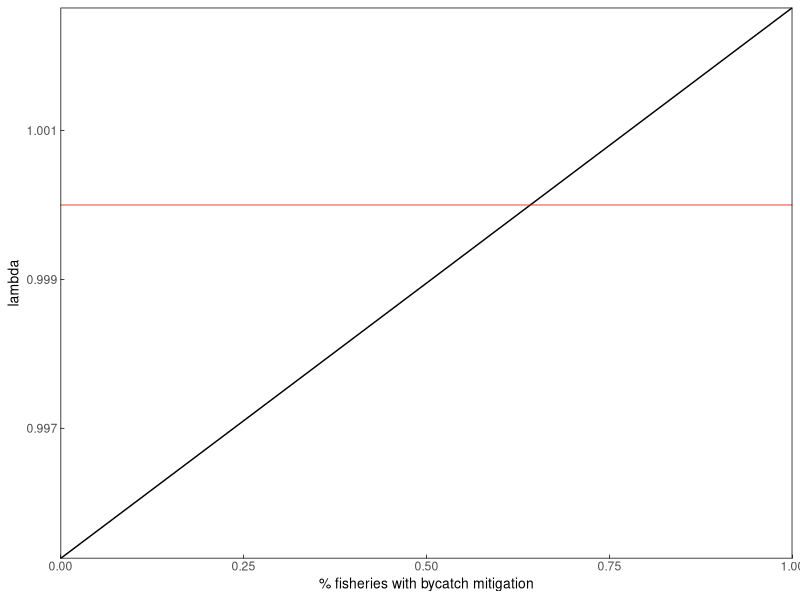
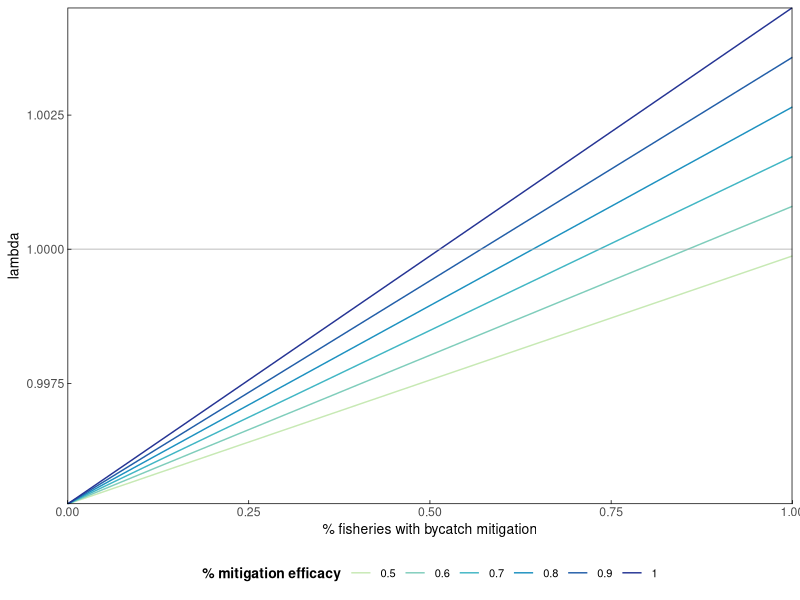

Generate these figures, in order, with R: (Note: a time limit stopped this script after it produced the figures.)
## ---- chunk 1
library(here)
library(tidyverse)
library(RColorBrewer)

#set up various plotting themes
themeo <-theme_classic()+
  theme(strip.background = element_blank(),
        panel.grid.major = element_line(colour = "transparent"), 
        panel.grid.minor = element_line(colour = "transparent"),
        axis.line = element_blank(),
        axis.title = element_text(color = "black", size = 10),
        axis.ticks.length=unit(-0.1, "cm"),
        axis.ticks = element_line(color = "black", size = .25),
        axis.ticks.x = element_line(color = "black"),
        axis.ticks.y = element_line(color = "black"),
        panel.border = element_rect(colour = "black", fill=NA, size=.5),
        panel.spacing = unit(1, "lines"),
        legend.position = "bottom",
        legend.title = element_text(colour = "black", size = 10, face = "bold"),
        legend.text = element_text(color = "black", size =8)) #default legend position
## ---- chunk 2
#survival rates - drawn from Weimerskirch 1998
s_c <- 0.64 #chick+ fledgling survival year 0-1
s_cc <- 0.7244736 #conditional chick survival (disregarding parental survival) *calculted from other VR, not directly from literature
s_j <- 0.85 #juvenile survival year 1-3
s_i <- 0.92 #immature survival year 3-7
s_s <- 0.94 #subadult survival year 7-10
s_a <- 0.94 #adult survival year 10+
#males show senescence but femailes don't, so not including it here, though perhaps I should since it impacts breeding success?

#fecundity building blocks
#breeding success - drawn from Weimerskirch 1998 &Rackete 2021
bs_a <- 0.76 #adult breeding success

#breeding probability (biennial breeders) - adult rate drawn from Rackete 2021, subadult downscaled slightly from that
bp_a <- 0.45 #adult breeding probablity (biennial breeding, most breeding by age 10)

c <- 0.5# # of female chicks per year

#fecundity 
#f_a <- bs_a*bp_a*c
f_a <- bp_a*c*s_cc
  
#add widowing
#assume 25% prob year1 -> 100% prob year 4?
#Sun et al 2022 - takes 4 years to reach next breeding attempt, breeding prob with new mate after widowhood = ~0.25 (fig5)

w <- 1-0.1^.25
w4 <- 1
## ---- chunk 3
#set up age-based matrix based on vital rates

#Age classes (years)  0-1        1-2    2-3    3-4    4-5    5-6    6-7    7-8   8-9    nw,          w1,            w2,             w3,             w4 
m <- matrix(data = c(0,          0,    0,      0,     0,     0,     0,     0,      0,   s_a^2*f_a,   s_a^2*f_a*w,   s_a^2*f_a*w,    s_a^2*f_a*w,    s_a^2*f_a*w4,   #0-1
                    s_j,         0,    0,      0,     0,     0,     0,     0,      0,   0,           0,             0,              0,              0,              #1-2
                    0,           s_j,  0,      0,     0,     0,     0,     0,      0,   0,           0,             0,              0,              0,              #2-3
                    0,           0,    s_j,    0,     0,     0,     0,     0,      0,   0,           0,             0,              0,              0,              #3-4
                    0,           0,    0,      s_i,   0,     0,     0,     0,      0,   0,           0,             0,              0,              0,              #4-5
                    0,           0,    0,      0,     s_i,   0,     0,     0,      0,   0,           0,             0,              0,              0,              #5-6
                    0,           0,    0,      0,     0,     s_i,   0,     0,      0,   0,           0,             0,              0,              0,              #6-7
                    0,           0,    0,      0,     0,     0,     s_i,   0,      0,   0,           0,             0,              0,              0,              #7-8
                    0,           0,    0,      0,     0,     0,     0,     s_s,    0,   0,           0,             0,              0,              0,              #8-9
                    0,           0,    0,      0,     0,     0,     0,     0,      s_s, s_a^2,       s_a^2*w,       s_a^2*w,        s_a^2*w,        s_a^2*w4,       #nw
                    0,           0,    0,      0,     0,     0,     0,     0,      0,   s_a*(1-s_a), s_a*(1-s_a)*w, s_a*(1-s_a)*w,  s_a*(1-s_a)*w,  s_a*(1-s_a)*w4, #w1
                    0,           0,    0,      0,     0,     0,     0,     0,      0,   0,           s_a*(1-w),     0,              0,              0,              #w2 
                    0,           0,    0,      0,     0,     0,     0,     0,      0,   0,           0,             s_a*(1-w),      0,              0,              #w3 
                    0,           0,    0,      0,     0,     0,     0,     0,      0,   0,           0,             0,              s_a*(1-w),      0),             #w4 
                   nrow = 14, byrow = TRUE) 
m
## ---- chunk 4
#deterministic growth rate (lambda)
#extract eigenvalues and lambda from the matrix 
m_eig <- eigen(m)
lambda <- as.numeric(m_eig$values[1])
lambda # this matches the ideal population growth rate in the table

#Stable state distribution
#extract and scale the right eigenvector 
SSD <- round(as.numeric(m_eig$vectors[,1]/sum(m_eig$vectors[,1])),3)
SSD

#extract reproductive values
RV <- as.numeric(eigen(t(m))$vectors[,1]/eigen(t(m))$vectors[1,1])
RV
## ---- chunk 5
MI_SDD <- sum(SSD[10:14]) #proportion mature individuals
JI_SDD <- sum(SSD[1:9]) #proportion juvenile/immature/subadult

#total fledged population from MI estimates: 
#from iucn redlist:https://www.iucnredlist.org/species/22698305/132640680#population
# In 1998, the total annual breeding population was estimated at 8,500 pairs, equivalent to c. 28,000 mature individuals (Gales 1998). However, current estimates are 1,553 pairs on South Georgia (Georgias del Sur) (Poncet et al. 2006), 1,800 pairs on Prince Edward Island (2008, Ryan et al. 2009), c. 1,900 pairs on Marion Island (2013, ACAP 2009), c. 340 pairs on Iles Crozet (CNRS Chinzè Monitoring Database 2010), c. 354 pairs in Iles Kerguelen (CNRS Chinzè Monitoring Database 2011), and 4 pairs on Macquarie Island (DPIWPE 2010, unpublished data), making a total of c. 6,000 annual breeding pairs. Using the same ratio as Gales (1998) for estimating the number of mature individuals, this would equate to approximately 20,100 mature individuals.

br_mi_rate <- 20100/6000

#South georgia mature individuals from reported breeding pairs
SG_MI <- 1553*br_mi_rate

#get total pop of fledged birds from MI  numbers and stable state distribution
#MI= MI_SDD*total pop
#total pop = MI/MI_SDD
SG_pop <- SG_MI/MI_SDD

#check against juvenile pop and SDD
juv_pop <- SG_pop-SG_MI #calc juv pop
juv_pop/SG_pop # prop to full fledged pop
JI_SDD #compare to SDD
## ---- chunk 6
BPUE_1000 <- ((0.5460*0.0108)+(0.3276*(0.0066))+(0.4169*0.1111)+(0.0120*0)+(0.2690*0.044)+(0.01060*0.044))/6 
                                    # #bycatch rate per 1000 hooks for South Atlantic (all south atlantic studies averaged) (Klaer 2012, table 2.5) #0.01111316
#BPUE_1000 <- 0.0308*0.105 #bycatch rate per 1000 hooks for South Atlantic (below 25S) (Klaer 2012, table 2.5) #0.003234
hooks <- 6710000 #average annual number of hooks in South West Atlantic from 1999-2009(Jimenez et al 2016, table 1)
#overlap <- 1466368 #average annual number of hooks in South West Atlantic from 1999-2009 that birds are exposed to (Jimenez et al 2016, table 1)
BPUE_1 <- BPUE_1000/1000 #convert to per 1 hook rate

bycatch_mortality <- BPUE_1*hooks #multiply by average annual hooks

per_cap_bycatch_mortality <- bycatch_mortality/SG_pop
## ---- chunk 7
#surv = natural mortality - fishing mortality
#surv - fishing mortality = natural mortality

#fishing mortality = per capita calculation above
fm <- per_cap_bycatch_mortality

#natural mortality
nm_j <- (1-s_j)-fm
nm_i <- (1-s_i)-fm
nm_s <- (1-s_s)-fm
nm_a <- (1-s_a)-fm
## ---- chunk 8
#bycatch mortality rates
# ~25 - 35% of mortality has been attributed to bycatch (Cleeland et al 2021), 
# so I calculated the baseline mortality and divided by 4 (testing 33% now - /3)
# m_j <- (1-s_j)/3
# m_i <- (1-s_i)/3
# m_s <- (1-s_s)/3
# m_a <- (1-s_a)/3

mitigation_eff <- 0.8
## ---- chunk 9
bycatch_reductions <- data.frame(reduction = seq(0, 1, by =0.01), lambda = NA)

for(i in 1:nrow(bycatch_reductions)){
  # 
  # n_s_j <- 1-((m_j*(1-(mitigation_eff*bycatch_reductions$reduction[i])))+(m_j*2))
  # n_s_i <- 1-((m_i*(1-(mitigation_eff*bycatch_reductions$reduction[i])))+(m_i*2))
  # n_s_s <- 1-((m_s*(1-(mitigation_eff*bycatch_reductions$reduction[i])))+(m_s*2))
  # n_s_a <- 1-((m_a*(1-(mitigation_eff*bycatch_reductions$reduction[i])))+(m_s*2))


  n_s_j <- 1-((fm*(1-(mitigation_eff*bycatch_reductions$reduction[i])))+(nm_j))
  n_s_i <- 1-((fm*(1-(mitigation_eff*bycatch_reductions$reduction[i])))+(nm_i))
  n_s_s <- 1-((fm*(1-(mitigation_eff*bycatch_reductions$reduction[i])))+(nm_s))
  n_s_a <- 1-((fm*(1-(mitigation_eff*bycatch_reductions$reduction[i])))+(nm_s))

  
#Age classes (years)   0-1     1-2     2-3     3-4     4-5    5-6    6-7    7-8   8-9      nw,              w1,                w2,                w3,                w4 
n_m <- matrix(data = c(0,      0,      0,      0,      0,     0,     0,     0,      0,     n_s_a^2*f_a,     n_s_a^2*f_a*w,     n_s_a^2*f_a*w,     n_s_a^2*f_a*w,     n_s_a^2*f_a*w4,      #0-1
                       n_s_j,  0,      0,      0,      0,     0,     0,     0,      0,     0,               0,                 0,                 0,                 0,                   #1-2
                       0,      n_s_j,  0,      0,      0,     0,     0,     0,      0,     0,               0,                 0,                 0,                 0,                   #2-3
                       0,      0,      n_s_j,  0,      0,     0,     0,     0,      0,     0,               0,                 0,                 0,                 0,                   #3-4
                       0,      0,      0,      n_s_i,  0,     0,     0,     0,      0,     0,               0,                 0,                 0,                 0,                   #4-5
                       0,      0,      0,      0,      n_s_i, 0,     0,     0,      0,     0,               0,                 0,                 0,                 0,                   #5-6
                       0,      0,      0,      0,      0,     n_s_i, 0,     0,      0,     0,               0,                 0,                 0,                 0,                   #6-7
                       0,      0,      0,      0,      0,     0,     n_s_i, 0,      0,     0,               0,                 0,                 0,                 0,                   #7-8
                       0,      0,      0,      0,      0,     0,     0,     n_s_s,  0,     0,               0,                 0,                 0,                 0,                   #8-9
                       0,      0,      0,      0,      0,     0,     0,     0,      n_s_s, n_s_a^2,         n_s_a^2*w,         n_s_a^2*w,         n_s_a^2*w,         n_s_a^2*w4,          #nw
                       0,      0,      0,      0,      0,     0,     0,     0,      0,     n_s_a*(1-n_s_a), n_s_a*(1-n_s_a)*w, n_s_a*(1-n_s_a)*w, n_s_a*(1-n_s_a)*w, n_s_a*(1-n_s_a)*w4,  #w1
                       0,      0,      0,      0,      0,     0,     0,     0,      0,     0,               n_s_a*(1-w),       0,                 0,                 0,                   #w2 
                       0,      0,      0,      0,      0,     0,     0,     0,      0,     0,               0,                 n_s_a*(1-w),       0,                 0,                   #w3 
                       0,      0,      0,      0,      0,     0,     0,     0,      0,     0,               0,                 0,                 n_s_a*(1-w),       0),                  #w4 
                    nrow = 14, byrow = TRUE) 
n_m
  
  #extract eigenvalues and lambda from the matrix 
  n_m_eig <- eigen(n_m)
  lambda_n <- as.numeric(n_m_eig$values[1])
  bycatch_reductions$lambda[i] <- lambda_n 

}
## ---- chunk 10
ggplot(bycatch_reductions)+
  geom_line(aes(x=reduction, y=as.numeric(lambda)))+
  geom_hline(aes(yintercept = 1), color = "red", alpha =0.5)+ 
  # geom_vline(aes(xintercept = 0.66), color = "red", alpha =0.5)+ #illegal vs legal fisheries transition
  # geom_vline(aes(xintercept = 0.33), color = "red", alpha =0.5)+ #illegal vs legal fisheries transition
  labs(x="% fisheries with bycatch mitigation", y="lambda")+
  themeo+
  coord_cartesian(expand=FALSE)
## ---- chunk 11
bycatch_reductions2 <- seq(0, 1, by =0.01)
mitigation_eff_range <- seq(0.5,1, by  = 0.1)
output <- matrix(nrow = length(bycatch_reductions2), ncol = length(mitigation_eff_range)) %>% as.data.frame() 

for(k in 1:length(mitigation_eff_range)){
  mit_eff <- mitigation_eff_range[k]
  
  for(i in 1:length(bycatch_reductions2)){
  
  # n_s_j <- 1-((m_j*(1-(mit_eff*bycatch_reductions2[i])))+(m_j*2))
  # n_s_i <- 1-((m_i*(1-(mit_eff*bycatch_reductions2[i])))+(m_i*2))
  # n_s_s <- 1-((m_s*(1-(mit_eff*bycatch_reductions2[i])))+(m_s*2))
  # n_s_a <- 1-((m_a*(1-(mit_eff*bycatch_reductions2[i])))+(m_s*2))
  # 
  
  n_s_j <- 1-((fm*(1-(mit_eff*bycatch_reductions$reduction[i])))+(nm_j))
  n_s_i <- 1-((fm*(1-(mit_eff*bycatch_reductions$reduction[i])))+(nm_i))
  n_s_s <- 1-((fm*(1-(mit_eff*bycatch_reductions$reduction[i])))+(nm_s))
  n_s_a <- 1-((fm*(1-(mit_eff*bycatch_reductions$reduction[i])))+(nm_s))
  
  
 #Age classes (years)   0-1     1-2     2-3     3-4     4-5    5-6    6-7    7-8   8-9      nw,              w1,                w2,                w3,                w4 
n_m <- matrix(data = c(0,      0,      0,      0,      0,     0,     0,     0,      0,     n_s_a^2*f_a,     n_s_a^2*f_a*w,     n_s_a^2*f_a*w,     n_s_a^2*f_a*w,     n_s_a^2*f_a*w4,      #0-1
                       n_s_j,  0,      0,      0,      0,     0,     0,     0,      0,     0,               0,                 0,                 0,                 0,                   #1-2
                       0,      n_s_j,  0,      0,      0,     0,     0,     0,      0,     0,               0,                 0,                 0,                 0,                   #2-3
                       0,      0,      n_s_j,  0,      0,     0,     0,     0,      0,     0,               0,                 0,                 0,                 0,                   #3-4
                       0,      0,      0,      n_s_i,  0,     0,     0,     0,      0,     0,               0,                 0,                 0,                 0,                   #4-5
                       0,      0,      0,      0,      n_s_i, 0,     0,     0,      0,     0,               0,                 0,                 0,                 0,                   #5-6
                       0,      0,      0,      0,      0,     n_s_i, 0,     0,      0,     0,               0,                 0,                 0,                 0,                   #6-7
                       0,      0,      0,      0,      0,     0,     n_s_i, 0,      0,     0,               0,                 0,                 0,                 0,                   #7-8
                       0,      0,      0,      0,      0,     0,     0,     n_s_s,  0,     0,               0,                 0,                 0,                 0,                   #8-9
                       0,      0,      0,      0,      0,     0,     0,     0,      n_s_s, n_s_a^2,         n_s_a^2*w,         n_s_a^2*w,         n_s_a^2*w,         n_s_a^2*w4,          #nw
                       0,      0,      0,      0,      0,     0,     0,     0,      0,     n_s_a*(1-n_s_a), n_s_a*(1-n_s_a)*w, n_s_a*(1-n_s_a)*w, n_s_a*(1-n_s_a)*w, n_s_a*(1-n_s_a)*w4,  #w1
                       0,      0,      0,      0,      0,     0,     0,     0,      0,     0,               n_s_a*(1-w),       0,                 0,                 0,                   #w2 
                       0,      0,      0,      0,      0,     0,     0,     0,      0,     0,               0,                 n_s_a*(1-w),       0,                 0,                   #w3 
                       0,      0,      0,      0,      0,     0,     0,     0,      0,     0,               0,                 0,                 n_s_a*(1-w),       0),                  #w4 
                    nrow = 14, byrow = TRUE) 
n_m
  
  #extract eigenvalues and lambda from the matrix 
  n_m_eig <- eigen(n_m)
  lambda_n <- as.numeric(n_m_eig$values[1])
  output[i,k] <- lambda_n # this matches the ideal population growth rate in the table

}
}

## ---- chunk 12
oldnames = c("V1","V2","V3","V4" ,"V5", "V6")
newnames = c("0.5", "0.6", "0.7", "0.8", "0.9", "1")

output<- output %>%
  rename_with(~ newnames[which(oldnames == .x)], .cols = oldnames)

output$bycatch_reductions <- bycatch_reductions2

output_l <- output %>% 
  pivot_longer(cols = !bycatch_reductions,names_to = "mit_eff", values_to = "lambda")

output_l$mit_eff <- as.numeric(output_l$mit_eff)
## ---- chunk 13
ggplot(output_l)+
  geom_line(aes(x=bycatch_reductions, y=lambda, group = factor(mit_eff), color = factor(mit_eff)))+
  geom_hline(aes(yintercept = 1), color = "darkgrey", alpha =0.5)+ 
  # geom_vline(aes(xintercept = 0.66), color = "red", alpha =0.5)+ #illegal vs legal fisheries transition
  # geom_vline(aes(xintercept = 0.33), color = "red", alpha =0.5)+ #illegal vs legal fisheries transition
  labs(x="% fisheries with bycatch mitigation", y="lambda", color = "% mitigation efficacy")+
  themeo+
  guides(colour = guide_legend(nrow = 1))+
  coord_cartesian(expand=FALSE)+
  scale_color_manual(values=c("#c7e9b4", "#7fcdbb", "#41b6c4", "#1d91c0", "#225ea8", "#253494"))
## ---- chunk 14
#set mean, CI for each vital rate, use these to pull VR rates within beta distribution
#s_c2
s_c2mean <-0.64
s_c2upper_CI <- 0.65
s_c2lower_CI <- 0.63
  
s_c2SE <- (s_c2upper_CI - s_c2lower_CI) / 3.92

s_c2var <- s_c2SE^2

s_c2alpha = s_c2mean * ((1 - s_c2mean) / s_c2var - 1 / s_c2mean)
s_c2beta = (1 - s_c2mean) * ((1 -s_c2mean) /s_c2var - 1 / (1 - s_c2mean))

#s_cc2
s_cc2mean <-0.7244736
s_cc2upper_CI <- 0.73
s_cc2lower_CI <- 0.72
  
s_cc2SE <- (s_cc2upper_CI - s_cc2lower_CI) / 3.92

s_cc2var <- s_cc2SE^2

s_cc2alpha = s_cc2mean * ((1 - s_cc2mean) / s_cc2var - 1 / s_cc2mean)
s_cc2beta = (1 - s_cc2mean) * ((1 -s_cc2mean) /s_cc2var - 1 / (1 - s_cc2mean))

#s_j2
#s_j2mean <-0.825
s_j2mean <-0.85
s_j2upper_CI <- 0.85
# s_j2upper_CI <- 0.89
s_j2lower_CI <- 0.8
  
s_j2SE <- (s_j2upper_CI - s_j2lower_CI) / 3.92

s_j2var <- s_j2SE^2

s_j2alpha = s_j2mean * ((1 - s_j2mean) / s_j2var - 1 / s_j2mean)
s_j2beta = (1 - s_j2mean) * ((1 -s_j2mean) /s_j2var - 1 / (1 - s_j2mean))

# s_i2
 #s_i2mean <-0.925
 s_i2mean <-0.92
 s_i2upper_CI <- 0.94
 s_i2lower_CI <- 0.91
  
 s_i2SE <- ( s_i2upper_CI -  s_i2lower_CI) / 3.92

 s_i2var <-  s_i2SE^2

 s_i2alpha =  s_i2mean * ((1 -  s_i2mean) /  s_i2var - 1 /  s_i2mean)
 s_i2beta = (1 -  s_i2mean) * ((1 - s_i2mean) / s_i2var - 1 / (1 -  s_i2mean))
 
# s_s2
 #s_s2mean <-0.944
 s_s2mean <-0.94
 s_s2upper_CI <- 0.95
 s_s2lower_CI <- 0.94
  
 s_s2SE <- ( s_s2upper_CI -  s_s2lower_CI) / 3.92

 s_s2var <-  s_s2SE^2

 s_s2alpha =  s_s2mean * ((1 -  s_s2mean) /  s_s2var - 1 /  s_s2mean)
 s_s2beta = (1 -  s_s2mean) * ((1 - s_s2mean) / s_s2var - 1 / (1 -  s_s2mean))
 
 # s_a2
 #s_a2mean <-0.945
  s_a2mean <-0.94
 s_a2upper_CI <- 0.95
 s_a2lower_CI <- 0.94
  
 s_a2SE <- ( s_a2upper_CI -  s_a2lower_CI) / 3.92

 s_a2var <-  s_a2SE^2

 s_a2alpha =  s_a2mean * ((1 -  s_a2mean) /  s_a2var - 1 /  s_a2mean)
 s_a2beta = (1 -  s_a2mean) * ((1 - s_a2mean) / s_a2var - 1 / (1 -  s_a2mean))

 
  # bs_a2
 bs_a2mean <-0.76
 bs_a2upper_CI <- 0.8
 bs_a2lower_CI <- 0.68
  
 bs_a2SE <- ( bs_a2upper_CI -  bs_a2lower_CI) / 3.92

 bs_a2var <-  bs_a2SE^2

 bs_a2alpha =  bs_a2mean * ((1 -  bs_a2mean) /  bs_a2var - 1 /  bs_a2mean)
 bs_a2beta = (1 -  bs_a2mean) * ((1 - bs_a2mean) / bs_a2var - 1 / (1 -  bs_a2mean))
 
 
   # bp_a2
 bp_a2mean <-0.45
 bp_a2upper_CI <- 0.7
 bp_a2lower_CI <- 0.4
  
 bp_a2SE <- ( bp_a2upper_CI -  bp_a2lower_CI) / 3.92

 bp_a2var <-  bp_a2SE^2

 bp_a2alpha =  bp_a2mean * ((1 -  bp_a2mean) /  bp_a2var - 1 /  bp_a2mean)
 bp_a2beta = (1 -  bp_a2mean) * ((1 - bp_a2mean) / bp_a2var - 1 / (1 -  bp_a2mean))
 
 #fm2
 
# BPUE_1000 <- ((0.5460*0.0108)+(0.3276*0.0066)+(0.4169*0.1111)+(0.0120*0)+(0.2690*0.044)+(0.01060*0.044))/6 
# hooks <- 6710000 #average annual number of hooks in South West Atlantic from 1999-2009(Jimenez et al 2016, table 1)
# BPUE_1 <- BPUE_1000/1000 #convert to per 1 hook rate
# bycatch_mortality <- BPUE_1*hooks #multiply by average annual hooks
# per_cap_bycatch_mortality <- bycatch_mortality/SG_pop


fm2_mean <- fm
fm2_upperCI <- (((0.4169*0.1111)/1000)*hooks)/SG_pop
fm2_lowerCI <- (((0.01060*0.044)/1000)*hooks)/SG_pop

fm2_SE <- ( fm2_upperCI -  fm2_lowerCI) / 3.92

fm2_var <-  fm2_SE^2

 fm2_alpha =  fm2_mean * ((1 -  fm2_mean) /  fm2_var - 1 /  fm2_mean)
 fm2_beta = (1 -  fm2_mean) * ((1 - fm2_mean) / fm2_var - 1 / (1 -  fm2_mean))

## ---- chunk 15
 s_c2_rv <-  rbeta(n = 1000, shape1 = s_c2alpha, shape2 = s_c2beta) #chick+ fledgling survival year 0-1 - 0.64 
    p_s_c2<- ggplot(as.data.frame(s_c2_rv))+geom_histogram(aes(x=s_c2_rv))+geom_vline(data = as.data.frame(s_c), aes(xintercept = s_c), color = "red")+theme_bw()
      
 s_cc2_rv <- rbeta(n = 1000, shape1 = s_cc2alpha, shape2 = s_cc2beta) # conditional chick+ fledgling survival year 0-1 - 0.73
    p_s_cc2 <- ggplot(as.data.frame(s_cc2_rv))+geom_histogram(aes(x=s_cc2_rv))+geom_vline(data = as.data.frame(s_cc), aes(xintercept = s_cc), color = "red")+theme_bw()
   
 s_j2_rv <-  rbeta(n = 1000, shape1 = s_j2alpha, shape2 = s_j2beta)#juvenile survival year 1-3 -  0.8 
     p_s_j2 <- ggplot(as.data.frame(s_j2_rv))+geom_histogram(aes(x=s_j2_rv))+geom_vline(data = as.data.frame(s_j), aes(xintercept = s_j), color = "red")+theme_bw()
      
 s_i2_rv <-  rbeta(n = 1000, shape1 = s_i2alpha, shape2 = s_i2beta) #immature survival year 3-7 -  0.92
     p_s_i2 <- ggplot(as.data.frame(s_i2_rv))+geom_histogram(aes(x=s_i2_rv))+geom_vline(data = as.data.frame(s_i), aes(xintercept = s_i), color = "red")+theme_bw()
     
 s_s2_rv <-  rbeta(n = 1000, shape1 = s_s2alpha, shape2 = s_s2beta) #subadult survival year 7-10 - 0.94
     p_s_s2 <- ggplot(as.data.frame(s_s2_rv))+geom_histogram(aes(x=s_s2_rv))+geom_vline(data = as.data.frame(s_s), aes(xintercept = s_s), color = "red")+theme_bw()
     
 s_a2_rv <-  rbeta(n = 1000, shape1 = s_a2alpha, shape2 = s_a2beta) #adult survival year 10+ - 0.94
     p_s_a2 <- ggplot(as.data.frame(s_a2_rv))+geom_histogram(aes(x=s_a2_rv))+geom_vline(data = as.data.frame(s_a), aes(xintercept = s_a), color = "red")+theme_bw()
    
 bs_a2_rv <- rbeta(n = 1000, shape1 = bs_a2alpha, shape2 = bs_a2beta) #adult breeding success - 0.8 
    p_bs_a2 <- ggplot(as.data.frame(bs_a2_rv))+geom_histogram(aes(x=bs_a2_rv))+geom_vline(data = as.data.frame(bs_a), aes(xintercept = bs_a), color = "red")+theme_bw()
       
bp_a2_rv <-  rbeta(n = 1000, shape1 = bp_a2alpha, shape2 = bp_a2beta)  #adult breeding probablity (biennial breeding, most breeding by age 10) - 0.45
    p_bp_a2 <- ggplot(as.data.frame(bp_a2_rv))+geom_histogram(aes(x=bp_a2_rv))+geom_vline(data = as.data.frame(bp_a), aes(xintercept = bp_a), color = "red")+theme_bw()
    
   fm2_rv <-  rbeta(n = 1000, shape1 = fm2_alpha, shape2 = fm2_beta)  #adult breeding probablity (biennial breeding, most breeding by age 10) - 0.45
    p_fm2 <- ggplot(as.data.frame(fm2_rv))+geom_histogram(aes(x=fm2_rv))+geom_vline(data = as.data.frame(bp_a), aes(xintercept = fm), color = "red")+theme_bw()
## ---- chunk 16
full_output <- vector("list", 6)
bycatch_reductions2 <- seq(0, 1, by =0.01)
mitigation_eff_range <- seq(0.5,1, by  = 0.1)
sims = 1:1000

set.seed(123)

for(k in 1:length(mitigation_eff_range)){
  mit_eff <- mitigation_eff_range[k]
  
  output2 <- matrix(nrow = length(bycatch_reductions2), ncol = length(sims)) %>% as.data.frame() 
  
for(j in 1:length(sims)){
    
  set.seed(j)
  
    s_c2 <-    rbeta(n = 1, shape1 = s_c2alpha, shape2 = s_c2beta) #chick+ fledgling survival year 0-1 - 0.64 
    s_cc2 <-  rbeta(n = 1, shape1 = s_cc2alpha, shape2 = s_cc2beta) # conditional chick+ fledgling survival year 0-1 - 0.64 
    s_j2 <- rbeta(n = 1, shape1 = s_j2alpha, shape2 = s_j2beta)#juvenile survival year 1-3 -  0.8 
    s_i2 <-  rbeta(n = 1, shape1 = s_i2alpha, shape2 = s_i2beta) #immature survival year 3-7 -  0.92
    s_s2 <- rbeta(n = 1, shape1 = s_s2alpha, shape2 = s_s2beta) #subadult survival year 7-10 - 0.94
    s_a2 <-  rbeta(n = 1, shape1 = s_a2alpha, shape2 = s_a2beta) #adult survival year 10+ - 0.94
    bs_a2 <-  rbeta(n = 1, shape1 = bs_a2alpha, shape2 = bs_a2beta) #adult breeding success - 0.8 
    bp_a2 <-  rbeta(n = 1, shape1 = bp_a2alpha, shape2 = bp_a2beta)  #adult breeding probablity (biennial breeding, most breeding by age 10) - 0.45
    c2 <- 0.5# # of female chicks per year
    f_a2 <- bp_a*c2*s_cc2 #fecundity
  
    # not sure why i decided to do this so removing it for now, and reverting matrix to old widowing rates (w and w4)
    # w2 <- sample(seq(0.4,0.5, by =0.01), size=1, replace = TRUE) 
    # w42 <- 1
    
  #  which1 <- as.numeric(sample(c(3,4), size=1, replace = TRUE))  #select whether to partition mortality into 3 sections (33% = bycatch) or 4 (25%=bycatch)
    # m_j2 <- (1-s_j2)/which1 # divide total moratlity by 3 or 4 to get bycatch mortality
    # o_m_j2 <- m_j2*(which1-1) #multiply bycatch by 1-(3 or 4) to get non-bycatch mortality
    # 
    # which2 <- as.numeric(sample(c(3,4), size=1, replace = TRUE))
    # m_i2 <- (1-s_i2)/which2
    # o_m_i2 <- m_i2*(which2-1)
    # 
    # which3 <- as.numeric(sample(c(3,4), size=1, replace = TRUE))
    # m_s2 <- (1-s_s2)/which3
    # o_m_s2 <- m_s2*(which3-1)
    # 
    # which4 <- as.numeric(sample(c(3,4), size=1, replace = TRUE))
    # m_a2 <- (1-s_a2)/which4
    # o_m_a2 <- m_a2*(which4-1)
    
    #fishing mortality = per capita calculation above
   # fm2 <- fm #set bycatch mortality
    fm2 <-  rbeta(n = 1, shape1 = fm2_alpha, shape2 = fm2_beta)  #variable bycatch mortality
    
    #natural mortality
    nm_j2 <- (1-s_j2)-fm2
    nm_i2 <- (1-s_i2)-fm2
    nm_s2 <- (1-s_s2)-fm2
    nm_a2 <- (1-s_a2)-fm2

    
for(i in 1:length(bycatch_reductions2)){
  
  #calculate new survival rates = 1-(bycatch mortality*(1-efficacy of intervention action * proportion of fishery implementing intervention actions))+mortality remainder)
  # n_s_j2 <- 1-((m_j2*(1-(mit_eff*bycatch_reductions2[i])))+(o_m_j2))
  # n_s_i2 <- 1-((m_i2*(1-(mit_eff*bycatch_reductions2[i])))+(o_m_i2))
  # n_s_s2 <- 1-((m_s2*(1-(mit_eff*bycatch_reductions2[i])))+(o_m_s2))
  # n_s_a2 <- 1-((m_a2*(1-(mit_eff*bycatch_reductions2[i])))+(o_m_a2))
  # 
    
  n_s_j2 <- 1-((fm2*(1-(mit_eff*bycatch_reductions$reduction[i])))+(nm_j2))
  n_s_i2 <- 1-((fm2*(1-(mit_eff*bycatch_reductions$reduction[i])))+(nm_i2))
  n_s_s2 <- 1-((fm2*(1-(mit_eff*bycatch_reductions$reduction[i])))+(nm_s2))
  n_s_a2 <- 1-((fm2*(1-(mit_eff*bycatch_reductions$reduction[i])))+(nm_s2))
  

   #Age classes (years)    0-1      1-2      2-3     3-4     4-5     5-6     6-7    7-8     8-9      nw,                w1,                  w2,                   w3,                   w4
  n_m2 <- matrix(data = c( 0,       0,       0,      0,      0,      0,      0,      0,      0,      n_s_a2^2*f_a2,     n_s_a2^2*f_a2*w,     n_s_a2^2*f_a2*w,      n_s_a2^2*f_a2*w,      n_s_a2^2*f_a2*w4,      #0-1
                           n_s_j2,  0,       0,      0,      0,      0,      0,      0,      0,      0,                 0,                   0,                    0,                    0,                     #1-2
                           0,       n_s_j2,  0,      0,      0,      0,      0,      0,      0,      0,                 0,                   0,                    0,                    0,                     #2-3
                           0,       0,       n_s_j2, 0,      0,      0,      0,      0,      0,      0,                 0,                   0,                    0,                    0,                     #3-4
                           0,       0,       0,      n_s_i2, 0,      0,      0,      0,      0,      0,                 0,                   0,                    0,                    0,                     #4-5
                           0,       0,       0,      0,      n_s_i2, 0,      0,      0,      0,      0,                 0,                   0,                    0,                    0,                     #5-6
                           0,       0,       0,      0,      0,      n_s_i2, 0,      0,      0,      0,                 0,                   0,                    0,                    0,                     #6-7
                           0,       0,       0,      0,      0,      0,      n_s_i2, 0,      0,      0,                 0,                   0,                    0,                    0,                     #7-8
                           0,       0,       0,      0,      0,      0,      0,      n_s_s2, 0,      0,                 0,                   0,                    0,                    0,                     #8-9
                           0,       0,       0,      0,      0,      0,      0,      0,      n_s_s2, n_s_a2^2,          n_s_a2^2*w,          n_s_a2^2*w,           n_s_a2^2*w,           n_s_a2^2*w4,           #nw
                           0,       0,       0,      0,      0,      0,      0,      0,      0,      n_s_a2*(1-n_s_a2), n_s_a2*(1-n_s_a2)*w, n_s_a2*(1-n_s_a2)*w,  n_s_a2*(1-n_s_a2)*w,  n_s_a2*(1-n_s_a2)*w4,  #w1
                           0,       0,       0,      0,      0,      0,      0,      0,      0,      0,                 n_s_a2*(1-w),        0,                    0,                    0,                     #w2
                           0,       0,       0,      0,      0,      0,      0,      0,      0,      0,                 0,                   n_s_a2*(1-w),         0,                    0,                     #w3
                           0,       0,       0,      0,      0,      0,      0,      0,      0,      0,                 0,                   0,                    n_s_a2*(1-w),         0),                    #w4
                   nrow = 14, byrow = TRUE)
n_m2
  
   
  
  #extract eigenvalues and lambda from the matrix 
  n_m_eig2 <- eigen(n_m2)
  lambda_n2 <- as.numeric(n_m_eig2$values[1])
  output2[i,j] <- lambda_n2 # this matches the ideal population growth rate in the table
  output2 <- as.data.frame(output2)
  output2$mitigation_efficacy <- mit_eff
  output2$bycatch_reduction <- bycatch_reductions2
    
 full_output[[k]] <- output2

}
}
}

full_output[[1]]

 sim_results <- full_output[[1]]
 sim_results$quantile5 <-  apply(sim_results[1:100], 1, quantile, (probs =c(0.05)))
 sim_results$quantile95 <-  apply(sim_results[1:100], 1, quantile, (probs =c(0.95)))
## ---- chunk 17
mitigation_eff_range #0.5 0.6 0.7 0.8 0.9 1.0

mit05_l <- full_output[[1]] %>% 
  pivot_longer(cols = starts_with("V"), names_to = "simrun", values_to = "lambda")
mit06_l <- full_output[[2]] %>% 
  pivot_longer(cols = starts_with("V"), names_to = "simrun", values_to = "lambda")
mit07_l <- full_output[[3]] %>% 
  pivot_longer(cols = starts_with("V"), names_to = "simrun", values_to = "lambda")
mit08_l <- full_output[[4]] %>% 
  pivot_longer(cols = starts_with("V"), names_to = "simrun", values_to = "lambda")
mit09_l <- full_output[[5]] %>% 
  pivot_longer(cols = starts_with("V"), names_to = "simrun", values_to = "lambda")
mit1_l <- full_output[[6]] %>% 
  pivot_longer(cols = starts_with("V"), names_to = "simrun", values_to = "lambda")

fulldat <- rbind(mit05_l,mit06_l,mit07_l,mit08_l,mit09_l,mit1_l)
fulldat$mitsim <- paste(fulldat$mitigation_efficacy, fulldat$simrun)

mit05 <- full_output[[1]] 
mit06 <- full_output[[2]] 
mit07 <- full_output[[3]] 
mit08 <- full_output[[4]] 
mit09 <- full_output[[5]] 
mit1 <- full_output[[6]] 

full_dat_w <- rbind(mit05,mit06,mit07,mit08,mit09,mit1)
full_dat_w$quantile5 <-  apply(full_dat_w[1:100], 1, quantile, (probs =c(0.05)))
full_dat_w$quantile95 <-  apply(full_dat_w[1:100], 1, quantile, (probs =c(0.95)))
full_dat_w$quantile25 <-  apply(full_dat_w[1:100], 1, quantile, (probs =c(0.25)))
full_dat_w$quantile75 <-  apply(full_dat_w[1:100], 1, quantile, (probs =c(0.75)))
full_dat_w$mitsim <- paste(full_dat_w$mitigation_efficacy, full_dat_w$simrun)

## ---- chunk 18

output_l$mitigation_efficacy <- output_l$mit_eff
fulldat <- fulldat %>% group_by(mitigation_efficacy, bycatch_reduction) %>% mutate(mean_lambda = mean(lambda)) %>% ungroup()

ggplot(fulldat)+
  geom_line(aes(x=bycatch_reduction, y=lambda, group = simrun), color = "grey", alpha = 0.1)+
 # geom_line(data = output_l, aes(x=bycatch_reductions, y=lambda))+ #"best" VR
  geom_hline(aes(yintercept = 1), color = "red", alpha =0.5)+ 
  geom_line(aes(x=bycatch_reduction, y=mean_lambda, group = simrun), color = "blue")+ #mean VR
  # geom_vline(aes(xintercept = 0.66), color = "red", alpha =0.5)+ #illegal vs legal fisheries transition
  # geom_vline(aes(xintercept = 0.33), color = "red", alpha =0.5)+ #illegal vs legal fisheries transition
   geom_vline(aes(xintercept = 0.66), color = "#a50f15", alpha =0.25)+ #illegal vs legal fisheries transition - weimerskirch
   geom_vline(aes(xintercept = 0.8), color = "#a50f15", alpha =0.5)+ #mean illegal vs legal fisheries transition - welch &weimerskirch
  geom_vline(aes(xintercept = 0.94), color = "#a50f15", alpha =0.25)+ #illegal vs legal fisheries transition - welch 
  labs(x="% fisheries with bycatch mitigation", y="lambda")+
  facet_wrap(~mitigation_efficacy, nrow = 1)+
  themeo+
  coord_cartesian(expand=FALSE)
## ---- chunk 19
fig2_widowing <- ggplot(full_dat_w)+
  geom_line(aes(x=bycatch_reduction, y=quantile5), color = "grey")+
  geom_line(aes(x=bycatch_reduction, y=quantile95), color = "grey")+
  geom_ribbon(aes(x=bycatch_reduction, ymin=quantile5, ymax=quantile95), color = "lightgrey", alpha =0.25)+
    geom_ribbon(aes(x=bycatch_reduction, ymin=quantile25, ymax=quantile75), color = "lightgrey", alpha =0.25)+
  geom_line(data = fulldat, aes(x=bycatch_reduction, y=mean_lambda, group = simrun), color = "blue")+ #mean VR
  # geom_line(data = output_l, aes(x=bycatch_reductions, y=lambda))+ #"best" VR
  geom_hline(aes(yintercept = 1), color = "red", alpha =0.5)+ 
  # geom_vline(aes(xintercept = 0.66), color = "red", alpha =0.5)+ #illegal vs legal fisheries transition
  # geom_vline(aes(xintercept = 0.33), color = "red", alpha =0.5)+ #illegal vs legal fisheries transition
  labs(x="% fisheries with bycatch mitigation", y="lambda")+
  facet_wrap(~mitigation_efficacy)+
  themeo+
  coord_cartesian(expand=FALSE)

 # ggsave(fig2_widowing, path ="/Users/sarahbecker/Dropbox/CU_ENVS/Classes/Spring2022/ENVS_5100_QuantConsBiol/project/w_albatross_demo_wd", file="fig2_widowing.png")
## ---- chunk 20
fig2_widowingb <- ggplot(full_dat_w)+
  geom_line(aes(x=bycatch_reduction, y=quantile5), color = "grey")+
  geom_line(aes(x=bycatch_reduction, y=quantile95), color = "grey")+
  geom_ribbon(aes(x=bycatch_reduction, ymin=quantile5, ymax=quantile95,color = factor(mitigation_efficacy),fill  = factor(mitigation_efficacy)), alpha =0.25)+
  geom_ribbon(aes(x=bycatch_reduction, ymin=quantile25, ymax=quantile75,color = factor(mitigation_efficacy),fill  = factor(mitigation_efficacy)), alpha =0.25)+
  #geom_line(data = output_l, aes(x=bycatch_reductions, y=lambda))+ #"best" VR
  geom_line(data = fulldat, aes(x=bycatch_reduction, y=mean_lambda, group = simrun), color = "blue")+ #mean VR
  geom_hline(aes(yintercept = 1), color = "#525252", alpha =0.5)+ 
  labs(x="% fisheries with bycatch mitigation", y="lambda", fill = "mitigation efficacy", color = "mitigation efficacy")+
geom_vline(aes(xintercept = 0.66), color = "#a50f15", alpha =0.25)+ #illegal vs legal fisheries transition - weimerskirch
   geom_vline(aes(xintercept = 0.8), color = "#a50f15", alpha =0.5)+ #mean illegal vs legal fisheries transition - welch &weimerskirch
  geom_vline(aes(xintercept = 0.94), color = "#a50f15", alpha =0.25)+ #illegal vs legal fisheries transition - welch 
  # geom_vline(aes(xintercept = 0.6), color = "#a50f15", alpha =0.25)+ #variation in illegal vs legal fisheries transition
  # geom_vline(aes(xintercept = 0.72), color = "#a50f15", alpha =0.25)+ #variation in illegal vs legal fisheries transition
  facet_wrap(~mitigation_efficacy, nrow =1)+
  themeo+
  guides(colour = guide_legend(nrow = 1))+
  coord_cartesian(expand=FALSE)+
  scale_x_continuous(breaks = c(0, 0.25, 0.5, 0.75, 1), labels=(c("0", "0.25", "0.5", "0.75", "1")))+
  scale_color_manual(values=c("#c7e9b4", "#7fcdbb", "#41b6c4", "#1d91c0", "#225ea8", "#253494"))+
  scale_fill_manual(values=c("#c7e9b4", "#7fcdbb", "#41b6c4", "#1d91c0", "#225ea8", "#253494"))

 # ggsave(fig2_widowingb, path ="/Users/sarahbecker/Dropbox/CU_ENVS/Classes/Spring2022/ENVS_5100_QuantConsBiol/project/w_albatross_demo_wd", file="fig2_widowingb.png", width = 14, height = 3.5, units = "in")
## ---- chunk 21
fig2_widowingc <- ggplot(full_dat_w)+
  geom_line(aes(x=bycatch_reduction, y=quantile5), color = "grey")+
  geom_line(aes(x=bycatch_reduction, y=quantile95), color = "grey")+
  geom_ribbon(aes(x=bycatch_reduction, ymin=quantile5, ymax=quantile95,color = factor(mitigation_efficacy),fill  = factor(mitigation_efficacy)), alpha =0.25)+
  # geom_line(data = output_l, aes(x=bycatch_reductions, y=lambda))+ #"best" VR
  geom_line(data = fulldat, aes(x=bycatch_reduction, y=mean_lambda, group = simrun), color = "blue")+ #mean VR
  geom_hline(aes(yintercept = 1), color = "#525252", alpha =0.5)+ 
  labs(x="% fisheries with bycatch mitigation", y="lambda")+
  facet_wrap(~mitigation_efficacy, nrow = 1)+
  themeo+
  guides(colour = guide_legend(nrow = 1))+
  coord_cartesian(expand=FALSE)+
  scale_color_manual(values=c("#c7e9b4", "#7fcdbb", "#41b6c4", "#1d91c0", "#225ea8", "#253494"))+
  scale_fill_manual(values=c("#c7e9b4", "#7fcdbb", "#41b6c4", "#1d91c0", "#225ea8", "#253494"))

# ggsave(fig2_widowingc, path ="/Users/sarahbecker/Dropbox/CU_ENVS/Classes/Spring2022/ENVS_5100_QuantConsBiol/project/w_albatross_demo_wd", file="fig2_widowingc.png",width = 14, height = 3.5, units = "in")
## ---- chunk 22
fig2_widowingd <- ggplot(full_dat_w)+
  geom_line(aes(x=bycatch_reduction, y=quantile5), color = "grey")+
  geom_line(aes(x=bycatch_reduction, y=quantile95), color = "grey")+
  geom_ribbon(aes(x=bycatch_reduction, ymin=quantile5, ymax=quantile95,color = factor(mitigation_efficacy),fill  = factor(mitigation_efficacy)), alpha =0.25)+
  # geom_line(data = output_l, aes(x=bycatch_reductions, y=lambda))+ #"best" VR
  geom_line(data = fulldat, aes(x=bycatch_reduction, y=mean_lambda, group = simrun), color = "blue")+ #mean VR
  geom_hline(aes(yintercept = 1), color = "#525252", alpha =0.5)+ 
  labs(x="% fisheries with bycatch mitigation", y="lambda")+
  geom_vline(aes(xintercept = 0.33), color = "#a50f15", alpha =0.5)+ #illegal vs legal fisheries transition
  facet_wrap(~mitigation_efficacy, nrow = 1)+
  themeo+
  guides(colour = guide_legend(nrow = 1))+
  coord_cartesian(expand=FALSE)+
  scale_color_manual(values=c("#c7e9b4", "#7fcdbb", "#41b6c4", "#1d91c0", "#225ea8", "#253494"))+
  scale_fill_manual(values=c("#c7e9b4", "#7fcdbb", "#41b6c4", "#1d91c0", "#225ea8", "#253494"))

 # ggsave(fig2_widowingd, path ="/Users/sarahbecker/Dropbox/CU_ENVS/Classes/Spring2022/ENVS_5100_QuantConsBiol/project/w_albatross_demo_wd",  file="fig2_widowingd.png",width = 14, height = 3.5, units = "in")
## ---- chunk 23
fig1_widowing <- ggplot(full_dat_w)+
  geom_ribbon(aes(x=bycatch_reduction, ymin=quantile5, ymax=quantile95, color = factor(mitigation_efficacy),fill  = factor(mitigation_efficacy)), alpha =0.25)+
  geom_line(data = bycatch_reductions, aes(x=reduction, y=as.numeric(lambda)))+
  geom_hline(aes(yintercept = 1), color = "#525252")+ 
  labs(x="% fisheries with bycatch mitigation", y="lambda", color = "mitigation efficacy", fill = "mitigation efficacy")+
  themeo+
  guides(colour = guide_legend(nrow = 1))+
  coord_cartesian(expand=FALSE)+
  scale_color_manual(values=c("#c7e9b4", "#7fcdbb", "#41b6c4", "#1d91c0", "#225ea8", "#253494"))+
  scale_fill_manual(values=c("#c7e9b4", "#7fcdbb", "#41b6c4", "#1d91c0", "#225ea8", "#253494"))

#  ggsave(fig1_widowing, path ="/Users/sarahbecker/Dropbox/CU_ENVS/Classes/Spring2022/ENVS_5100_QuantConsBiol/project/w_albatross_demo_wd",  file="fig1_widowing.png")
## ---- chunk 24
fig1_widowing_illegal <- ggplot(full_dat_w)+
  geom_ribbon(aes(x=bycatch_reduction, ymin=quantile5, ymax=quantile95, color = factor(mitigation_efficacy),fill  = factor(mitigation_efficacy)), alpha =0.25)+
  geom_line(data = bycatch_reductions, aes(x=reduction, y=as.numeric(lambda)))+
  geom_hline(aes(yintercept = 1), color = "#525252")+ 
  geom_vline(aes(xintercept = 0.34), color = "#a50f15", alpha =0.5)+ #illegal vs legal fisheries transition
  geom_vline(aes(xintercept = 0.28), color = "#a50f15", alpha =0.25)+ #variation in illegal vs legal fisheries transition
  geom_vline(aes(xintercept = 0.40), color = "#a50f15", alpha =0.25)+ #variation in illegal vs legal fisheries transition
  labs(x="% fisheries with bycatch mitigation", y="lambda", color = "mitigation efficacy", fill = "mitigation efficacy")+
  themeo+
  guides(colour = guide_legend(nrow = 1))+
  coord_cartesian(expand=FALSE)+
  scale_color_manual(values=c("#c7e9b4", "#7fcdbb", "#41b6c4", "#1d91c0", "#225ea8", "#253494"))+
  scale_fill_manual(values=c("#c7e9b4", "#7fcdbb", "#41b6c4", "#1d91c0", "#225ea8", "#253494"))

# ggsave(fig1_widowing_illegal, path ="/Users/sarahbecker/Dropbox/CU_ENVS/Classes/Spring2022/ENVS_5100_QuantConsBiol/project/w_albatross_demo_wd", file="fig1_widowing_illegal.png")
## ---- chunk 25
fig1_widowing_legal <- ggplot(full_dat_w)+
  geom_ribbon(aes(x=bycatch_reduction, ymin=quantile5, ymax=quantile95, color = factor(mitigation_efficacy),fill  = factor(mitigation_efficacy)), alpha =0.25)+
  geom_line(data = bycatch_reductions, aes(x=reduction, y=as.numeric(lambda)))+
  geom_hline(aes(yintercept = 1), color = "#525252")+ 
  geom_vline(aes(xintercept = 0.66), color = "#a50f15", alpha =0.5)+ #illegal vs legal fisheries transition
  geom_vline(aes(xintercept = 0.6), color = "#a50f15", alpha =0.25)+ #variation in illegal vs legal fisheries transition
  geom_vline(aes(xintercept = 0.72), color = "#a50f15", alpha =0.25)+ #variation in illegal vs legal fisheries transition
  labs(x="% fisheries with bycatch mitigation", y="lambda", color = "mitigation efficacy", fill = "mitigation efficacy")+
  themeo+
  guides(colour = guide_legend(nrow = 1))+
  coord_cartesian(expand=FALSE)+
  scale_color_manual(values=c("#c7e9b4", "#7fcdbb", "#41b6c4", "#1d91c0", "#225ea8", "#253494"))+
  scale_fill_manual(values=c("#c7e9b4", "#7fcdbb", "#41b6c4", "#1d91c0", "#225ea8", "#253494"))

# ggsave(fig1_widowing_legal, path ="/Users/sarahbecker/Dropbox/CU_ENVS/Classes/Spring2022/ENVS_5100_QuantConsBiol/project/w_albatross_demo_wd", file="fig1_widowing_legal.png")
## ---- chunk 26
ggplot(fulldat)+
  geom_line(aes(x=bycatch_reduction, y=lambda, group = mitsim, color = factor(mitigation_efficacy)), alpha =0.5)+
  geom_line(data = bycatch_reductions, aes(x=reduction, y=as.numeric(lambda)))+
  geom_hline(aes(yintercept = 1), color = "darkgrey", alpha =0.5)+ 
  # geom_vline(aes(xintercept = 0.66), color = "red", alpha =0.5)+ #illegal vs legal fisheries transition
  # geom_vline(aes(xintercept = 0.33), color = "red", alpha =0.5)+ #illegal vs legal fisheries transition
  labs(x="% fisheries with bycatch mitigation", y="lambda")+
  themeo
